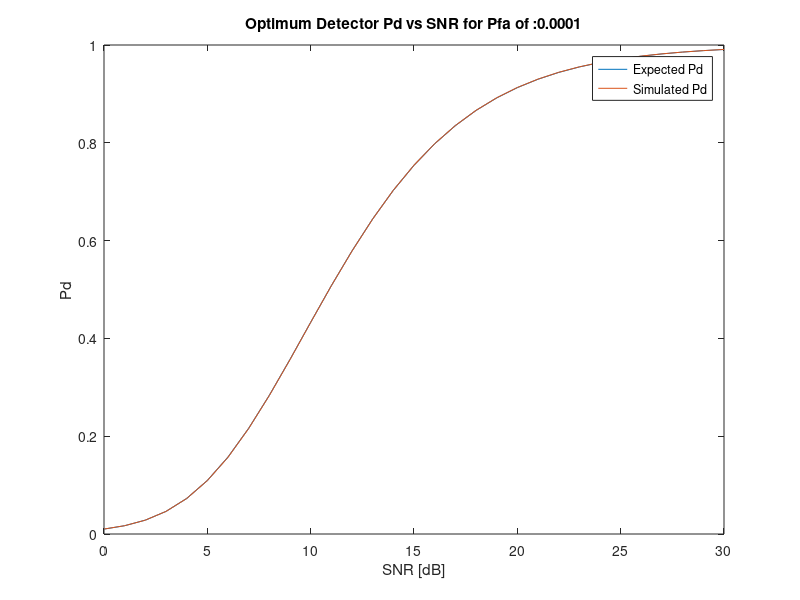

Reproduce this figure in MATLAB.
clear all;
close all;
Pfa = 1e-4;

SNR_dB = 20;
SNR_lin = 10^(SNR_dB/10);

Iterations = 1e6;

%% Pfa
I_interf = randn(1,Iterations);
Q_interf = randn(1,Iterations);

Input_Signal_H0 = (I_interf+j*Q_interf)/sqrt(2);

H0_Signal_After_Detector = abs(Input_Signal_H0);

T = 1*sqrt(-log(Pfa));

False_Alarms = sum((H0_Signal_After_Detector-T)>0);
Simulated_Pfa = False_Alarms/Iterations

Pfa_Error = 100*(Simulated_Pfa-Pfa)/Pfa

%% Pd

I_targ = randn(1,Iterations);
Q_targ = randn(1,Iterations);    
    

Pd_simulated = [];
Pd_calculated = [];

SNR_dB_Range = 0:1:30;

for SNR_dB = SNR_dB_Range

    SNR_lin = 10.^(SNR_dB/10);
    Target_Voltage = sqrt(SNR_lin);
    
    Target_Signal = Target_Voltage*(I_targ + j*Q_targ)/sqrt(2);
    
    Input_Signal_H1 = Input_Signal_H0 + Target_Signal;
    
    H1_Signal_After_Detector = abs(Input_Signal_H1);
    
    Detections = sum((H1_Signal_After_Detector-T)>0);
    
    Pd_simulated = [Pd_simulated,Detections/Iterations];
    %Pd_calculated = [Pd_calculated, marcumq(sqrt(2*SNR_lin),sqrt(-2*log(Pfa)))];
    Pd_calculated = [Pd_calculated, Pfa.^(1/(1+SNR_lin))];

end

figure;
plot(SNR_dB_Range,Pd_calculated);
hold on; 
plot(SNR_dB_Range,Pd_simulated); 
xlabel('SNR [dB]');
ylabel('Pd');
title(strcat('Optimum Detector Pd vs SNR for Pfa of : ',num2str(Pfa)));
legend('Expected Pd','Simulated Pd')
